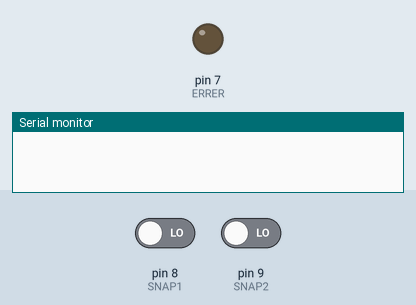
Simulated run of this sketch. Board: Arduino Uno, built with avr-gcc and run on an emulated ATmega328P. On the bench: output pins drawn as LEDs (lit = HIGH), the last lines printed to the serial monitor. The test bench sets the inputs (shaded band); at power-on: pin 8 (SNAP1) LOW, pin 9 (SNAP2) LOW.

Above: at 1.3 s.
1.4 s: pin 8 (SNAP1) driven HIGH
3.5 s: pin 9 (SNAP2) driven HIGH
At 3.8 s:
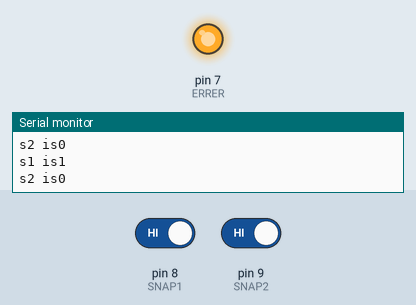
6.5 s: pin 9 (SNAP2) driven LOW
At 7.3 s:
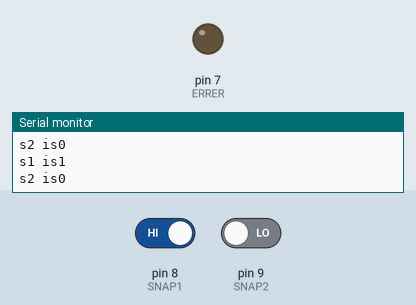
Timing chart, 0 to 9.5 s (numbered marks = the images above; inputs shaded):
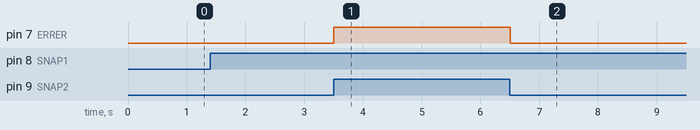

Measured:
- after the input at 3.5 s, pin 7 (ERRER): LOW → HIGH at once
- after the input at 6.5 s, pin 7 (ERRER): HIGH → LOW at once

The sketch:

Github1_Master1.3.ino
```cpp
//serial monitor set to NL &CR and 38400
#include <SoftwareSerial.h>

#define BT_NAME   "BT_Master"

#define SLAVE_ADDRESS "98d3,31,F65CE0"  //98d3:F65CE0

const int SNAP1=8; //master pin 8 has NC SNAP sensor on it
const int SNAP2=9; //master pin 9 has NC Snap sensor on it
const int ERRER=7;


SoftwareSerial mySerial(2, 3); // RX, TX pins

//digitalWrite(LED,LOW); //start with LED off

void setup()
{
  pinMode(SNAP1,INPUT); //Snap sensor will receive a 3.3v or GND
  pinMode(SNAP2,INPUT); //second socket tray
  pinMode(ERRER,OUTPUT); //socket tray will show that there
  Serial.begin(38400);

  mySerial.begin(38400);
  //Serial.println("Arduino Sender");

//Below are commands for setting up HC-05
//  mySerial.print("AT\r\n");
//  updateSerial();
//  delay(200);
//  mySerial.print("AT+RMAAD\r\n");
//  updateSerial();
//  delay(200);
//  mySerial.print("AT+ROLE=1\r\n");
//  updateSerial();
//  delay(200);
//  mySerial.print("AT+NAME="+String(BT_NAME)+"\r\n");
//  updateSerial();
//  delay(200);
//  mySerial.print("AT+PSWD=\"1234\"\r\n");
//  updateSerial();
//  delay(200);
//  mySerial.print("AT+BIND="+String(SLAVE_ADDRESS)+"\r\n");
//  updateSerial();
//  delay(200);
//  mySerial.print("AT+UART=38400,0,0\r\n");
//  updateSerial();
//  delay(500);
//  mySerial.print("AT+UART?\r\n");
//  //updateSerial();
//  delay(200);
//}
//
//void updateSerial(void)
//{

//begin variables at zero

//sets up loop's variables
int s1=digitalRead(SNAP1); //read and save data. Is byte large enouggh??
int s2=digitalRead(SNAP2); //could this part be put into void setup()?
int error=(s1+s2); //sum of all
s1=0;
s2=0;
error=0;
}

void loop()
{
//below is used to RECEIVE code from Slave---->Not necessary for this application
//  if (mySerial.available())
//      Serial.write(mySerial.read());


//sets up loop's variables
int s1=digitalRead(SNAP1); //read and save data. Is byte large enouggh??
int s2=digitalRead(SNAP2); //could this part be put into void setup()?
int error=(s1+s2); //sum of all


//Error control and Sending which socket is chosen
  if (error>1) //coding for errors. If more than 1 signal is receive. Flash the error
    {
      digitalWrite(ERRER, HIGH); //Light RED LED on pin 7 if more than one socket is removed
      delay(500); //flash half a second
      digitalWrite(ERRER, LOW); //turn it back off
      s1=0;//clear variables
      s2=0;
    }
  else //here we will check each state. a=1, b=2, and c=clear
    {
          if (s1==1) //if socket value is high, send message to signal TCR
            {
              mySerial.write('a');
              delay(500);
              mySerial.write('c');
              Serial.print("s1 is");
              Serial.println(s1);
              Serial.print("s2 is");
              Serial.println(s2);
              s1=0;
            }
          else if (s2==1)
          {
            mySerial.write('b');
            delay(500);
            mySerial.write('c');
            s2=0;
          }
          else //if no socket is taken out, send the ideal signal to TCR
          {
            mySerial.write('c');
            delay(500);
          }
    }


    //below is used to SEND code to Slave------> this shouldn't be needed since code has individual write statements
//  if (Serial.available()) //sends anything available
//    mySerial.write(Serial.read());


}
```
